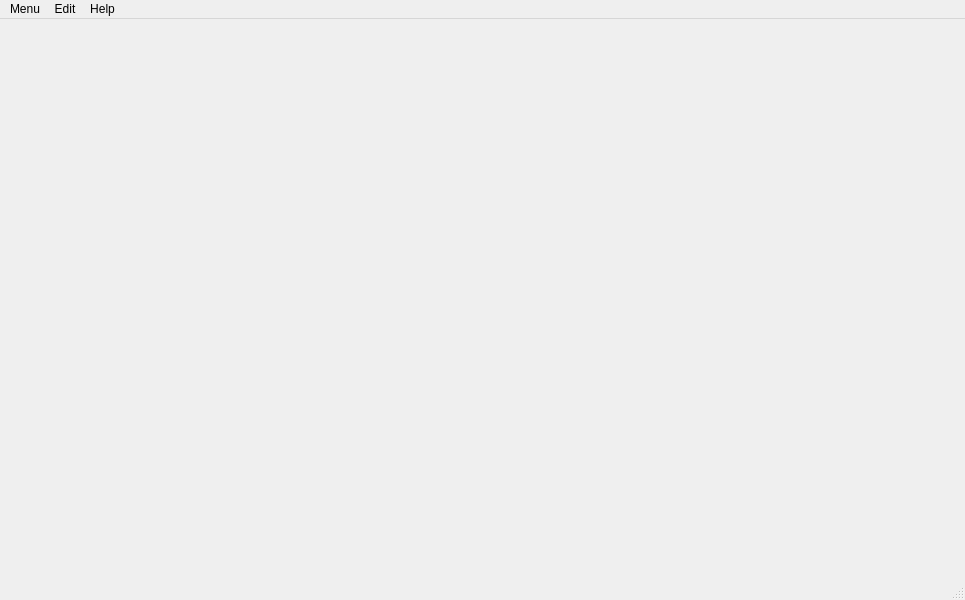
<?xml version="1.0" encoding="UTF-8"?>
<ui version="4.0">
 <class>MainWindow</class>
 <widget class="QMainWindow" name="MainWindow">
  <property name="geometry">
   <rect>
    <x>0</x>
    <y>0</y>
    <width>965</width>
    <height>600</height>
   </rect>
  </property>
  <property name="windowTitle">
   <string>MainWindow</string>
  </property>
  <widget class="QWidget" name="centralwidget"/>
  <widget class="QMenuBar" name="menubar">
   <property name="geometry">
    <rect>
     <x>0</x>
     <y>0</y>
     <width>965</width>
     <height>22</height>
    </rect>
   </property>
   <widget class="QMenu" name="menuMenu">
    <property name="title">
     <string>Menu</string>
    </property>
    <addaction name="actionQuit"/>
   </widget>
   <widget class="QMenu" name="menuHelp">
    <property name="title">
     <string>Help</string>
    </property>
    <addaction name="actionAbout"/>
   </widget>
   <widget class="QMenu" name="menuEdit">
    <property name="title">
     <string>Edit</string>
    </property>
    <addaction name="actionCut"/>
    <addaction name="actionCopy"/>
    <addaction name="actionPaste"/>
   </widget>
   <addaction name="menuMenu"/>
   <addaction name="menuEdit"/>
   <addaction name="menuHelp"/>
  </widget>
  <widget class="QStatusBar" name="statusbar"/>
  <action name="actionQuit">
   <property name="text">
    <string>&amp;Quit</string>
   </property>
   <property name="shortcut">
    <string>Ctrl+Q</string>
   </property>
  </action>
  <action name="actionAbout">
   <property name="text">
    <string>About</string>
   </property>
  </action>
  <action name="actionCut">
   <property name="text">
    <string>Cut</string>
   </property>
  </action>
  <action name="actionCopy">
   <property name="text">
    <string>Copy</string>
   </property>
  </action>
  <action name="actionPaste">
   <property name="text">
    <string>Paste</string>
   </property>
  </action>
 </widget>
 <resources/>
 <connections>
  <connection>
   <sender>actionQuit</sender>
   <signal>triggered()</signal>
   <receiver>MainWindow</receiver>
   <slot>close()</slot>
   <hints>
    <hint type="sourcelabel">
     <x>-1</x>
     <y>-1</y>
    </hint>
    <hint type="destinationlabel">
     <x>482</x>
     <y>299</y>
    </hint>
   </hints>
  </connection>
 </connections>
</ui>
